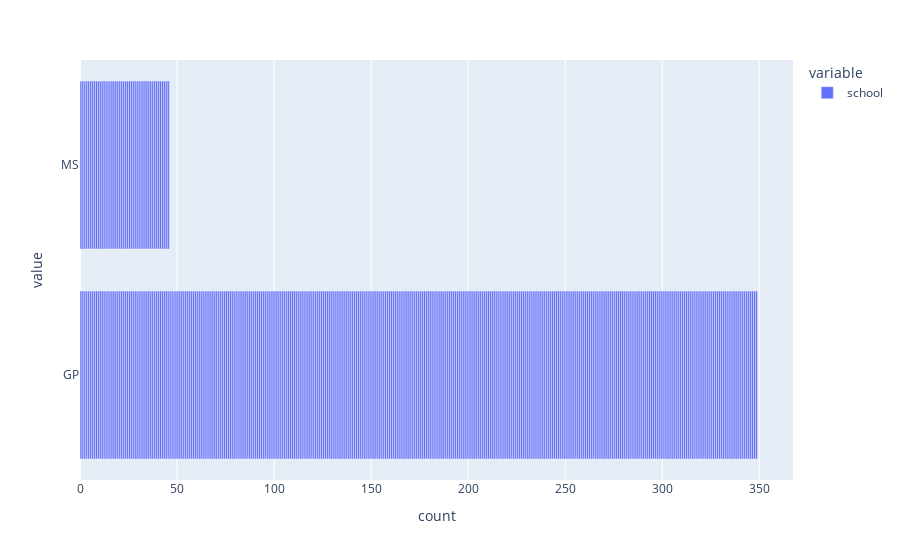

Here is the notebook cell this chart was saved with:
### Code cell
fig = px.bar(df, x=['school'])
fig.show()

### Figure 1 — Plotly figure (JSON) as saved in the notebook; plotly's stock layout.template omitted (floating-point values rounded to 4 significant figures; data arrays with more than 128 entries replaced by an {"elided": "..."} marker saying what was removed)
{"data": [{"alignmentgroup": "True", "hovertemplate": "variable=school<br>count=%{x}<br>value=%{y}<extra></extra>", "legendgroup": "school", "marker": {"color": "#636efa", "pattern": {"shape": ""}}, "name": "school", "offsetgroup": "school", "orientation": "h", "showlegend": true, "textposition": "auto", "type": "bar", "x": {"elided": "395 int values"}, "xaxis": "x", "y": {"elided": "395 str values"}, "yaxis": "y"}], "layout": {"barmode": "relative", "legend": {"title": {"text": "variable"}, "tracegroupgap": 0}, "margin": {"t": 60}, "xaxis": {"anchor": "y", "domain": [0, 1], "title": {"text": "count"}}, "yaxis": {"anchor": "x", "domain": [0, 1], "title": {"text": "value"}}}}
